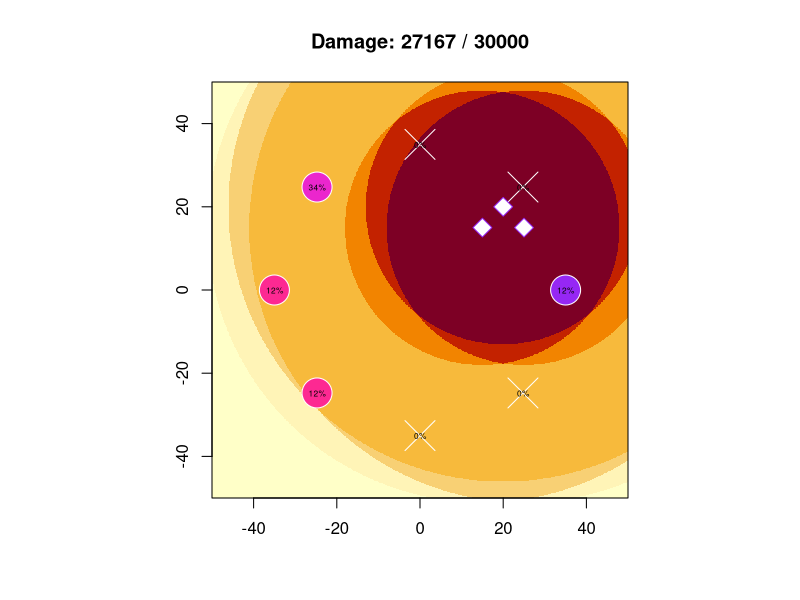

Generate this figure with R:
# display settings
# default energy by resonator level
res.defaultenergy <- c(1000, 1500, 2000, 2500, 3000, 4000, 5000, 6000)
# resonator colours, by level (stolen from IPAS)
res.colors = c("#fece5a", "#ffa630", "#ff7315", "#e40000", "#fd2992", "#eb26cd", "#c124e0", "#9627f4")
# radius of the map to show (max portal radius is 40m but you can expand for prettier charts that render slower)
map.radius = 50
# how fine the detail is on the heatmap (1 = 1m, 0.1 = 10cm)
map.resolution = 0.1
# show the heatmap background?  this is the slowest part of the process
map.showheatmap = T

# input data

# ALL L1, 35m distance
# level, 1-8, use NA for missing res
#res.level <- rep(1, 8)
# distance from portal center, in meters.  Ingress lets you place up to 40m away, usually about 35 at best though.
#res.distance <- rep(35, 8)

# LAZY LOADING, 1xL8 PLAYER, 35M DIST
res.level <- c(8,7,6,6,5,5,4,4)
res.distance <- rep(35, 8)

# HIGHEST RES PLACED ADJACENT TO LOWEST NEIGHBORS, 1xL8, 35m
#res.level <- c(8,4,6,5,7,5,6,4)
#res.distance <- rep(35, 8)

# STREET PORTAL STRATEGY, traffic from the west
#res.level <- c(5,4,4,5,6,7,8,6)
#res.distance <- c(35, 35, 35, 35, 35, 5, 1, 5)

# remaining energy (initialise to 100%)
res.energy <- res.defaultenergy[res.level]

# BURSTERS
# 7,6,5 travelling west-to-east
#bursters.levels = c(7,6,5)
#bursters.x = c(-40, -20,  0)
#bursters.y = c(-5,   -5, -5)

# 8s in the center (the last param in rep is the number of bursters, e.g. 3)
#bursters.levels = rep(8, 3)
#bursters.x = rep(0, 3)
#bursters.y = rep(0, 3)

# burster placement that matches the lazy loading res arrangement (i.e. an 8 burster at 35m E, 7 at 35m NE, etc)
#bursters.levels = c(8,7,6,6,5,5,4,4)
#bursters.x = c(35, 25, 0,  -25, -35, -25, 0,   25)
#bursters.y = c(0,  25, 35, 25,  0,   -25, -35, -25)

# 3x8s over the eastern side (looks kinda nice, good for demoing ;)
bursters.levels = c(8,8,8)
bursters.x = c(15, 20, 25)
bursters.y = c(15, 20, 15)


# 4x8s over the eastern side
# this seems to be a decent strategy against lazy loading
#bursters.levels = c(8,8,8,8)
#bursters.x = c(15, 20, 25, 20)
#bursters.y = c(15, 20, 15, 10)

# no bursters, just show the resonators
#bursters.levels = c()
#bursters.x = c()
#bursters.y = c()


bursters.col = res.colors[bursters.levels]

# polar -> cartesian conversion functions
res.getx = function (distance, index) {
  # angle is in radians, index 0 = EAST, rotating CCW
  angle = (index - 1) * pi / 4
  cos(angle) * distance
}
res.gety = function (distance, index) {
  # angle is in radians, index 0 = EAST, rotating CCW
  angle = (index - 1) * pi / 4
  sin(angle) * distance
}


burster.max_range = c(42, 48, 58, 72, 90, 112, 138, 168)
burster.gr_steps = c(8, 9, 11, 14, 18, 22, 27, 33)
burster.base_damage = c(136, 224, 408, 630, 855, 1072, 1350, 1755)
# (x,y): co-ordinate for which to calculate damage
# bl: level of burster being fired
# (bx,by): co-ordinate of burster being fired
graphracer <- function (x,y,bl,bx,by) {
  dist = sqrt((bx-x)^2 + (by-y)^2)
  if (dist > burster.max_range[bl])
    0
  else {
    step = burster.gr_steps[bl]
    circle = floor(dist / step)
    dmg = burster.base_damage[bl] / (2 ^ circle)
    dmg = max(c(0, dmg))
    round(dmg)
  }
}

damage_func = graphracer

# plot the background; burster damage
par(pty="s") # keep the aspect ratio square

# matrix & picture of burster damage
matrix_size = map.radius * 1/map.resolution
# 800x800 matrix for -40.0 to +40.0 w/0.1 increment steps
dmg_matrix <- matrix(0, 2 * matrix_size, 2 * matrix_size)
res.symbols = rep(21, 8)
res.energypct = rep("100%", 8)
total_dmg = 0
if (length(bursters.levels > 0)) {
  for (i in 1:length(bursters.levels)) {
    if (map.showheatmap) {
      for (x in -matrix_size:matrix_size) {
        for (y in -matrix_size:matrix_size) {
          dx = x * map.resolution
          dy = y * map.resolution
          dmg_matrix[x+matrix_size,y+matrix_size] = dmg_matrix[x+matrix_size,y+matrix_size] + 
            damage_func(dx,dy, bursters.levels[i], bursters.x[i],bursters.y[i])
        }
      }
      image(dmg_matrix, frame.plot=F, axes=F)
      par(new=T) # persist previous image & d
    }
    else {
      # just calculate damage at each of the resonators
      for (r in 1:8) {
        x = round(res.getx(res.distance[r], r) / map.resolution)
        y = round(res.gety(res.distance[r], r) / map.resolution)
        dx = x * map.resolution
        dy = y * map.resolution
        dmg_matrix[x+matrix_size,y+matrix_size] = dmg_matrix[x+matrix_size,y+matrix_size] + 
            damage_func(dx,dy, bursters.levels[i], bursters.x[i],bursters.y[i])
      }
    }
  }
  
  # calculate damage on the resonators
  for (i in 1:8) {
    if (!is.na(res.level[i])) {
      x = res.getx(res.distance[i], i)
      y = res.gety(res.distance[i], i)
      dmg = dmg_matrix[round(x/map.resolution)+matrix_size,round(y/map.resolution)+matrix_size]
      # capping damage at the resonator's energy level
      dmg = min(dmg, res.energy[i])
      # update resonator energy level
      new_energy = res.energy[i] - dmg
      res.energypct[i] = paste(round((new_energy / res.energy[i]) * 100), "%", sep="")
      res.energy[i] = new_energy
      if (res.energy[i] == 0)
        res.symbols[i] = 4
      
      total_dmg = total_dmg + dmg
    }
  }
}

# plot the resonators
#plot(-40:40,-40:40,type="n",xaxs="i",yaxs="i") # draw an empty plot so we can get gridlines behind data points
#axis(1, pos=0, col="#aaaaaa", col.axis="#aaaaaa")
#axis(2, pos=0, las=2, col="#aaaaaa", col.axis="#aaaaaa")
#par(new=T)
plot(diag(sapply(res.distance, res.getx, 1:8)), diag(sapply(res.distance, res.gety, 1:8)), 
     ylim=c(-map.radius, map.radius), xlim=c(-map.radius, map.radius), xlab="", ylab="", xaxs="i", yaxs="i",
     bg=res.colors[res.level], pch=res.symbols, cex=4, col="#ffffff")

# plot the bursters
points(bursters.x, bursters.y, pch=23, cex=2, col=bursters.col, bg=0)

# plot res %
if (length(bursters.levels) > 0) {
  text(diag(sapply(res.distance, res.getx, 1:8)), diag(sapply(res.distance, res.gety, 1:8)),
       res.energypct, cex=0.5)
  title(main=paste("Damage:", total_dmg, "/", (total_dmg+sum(res.energy))))
}
